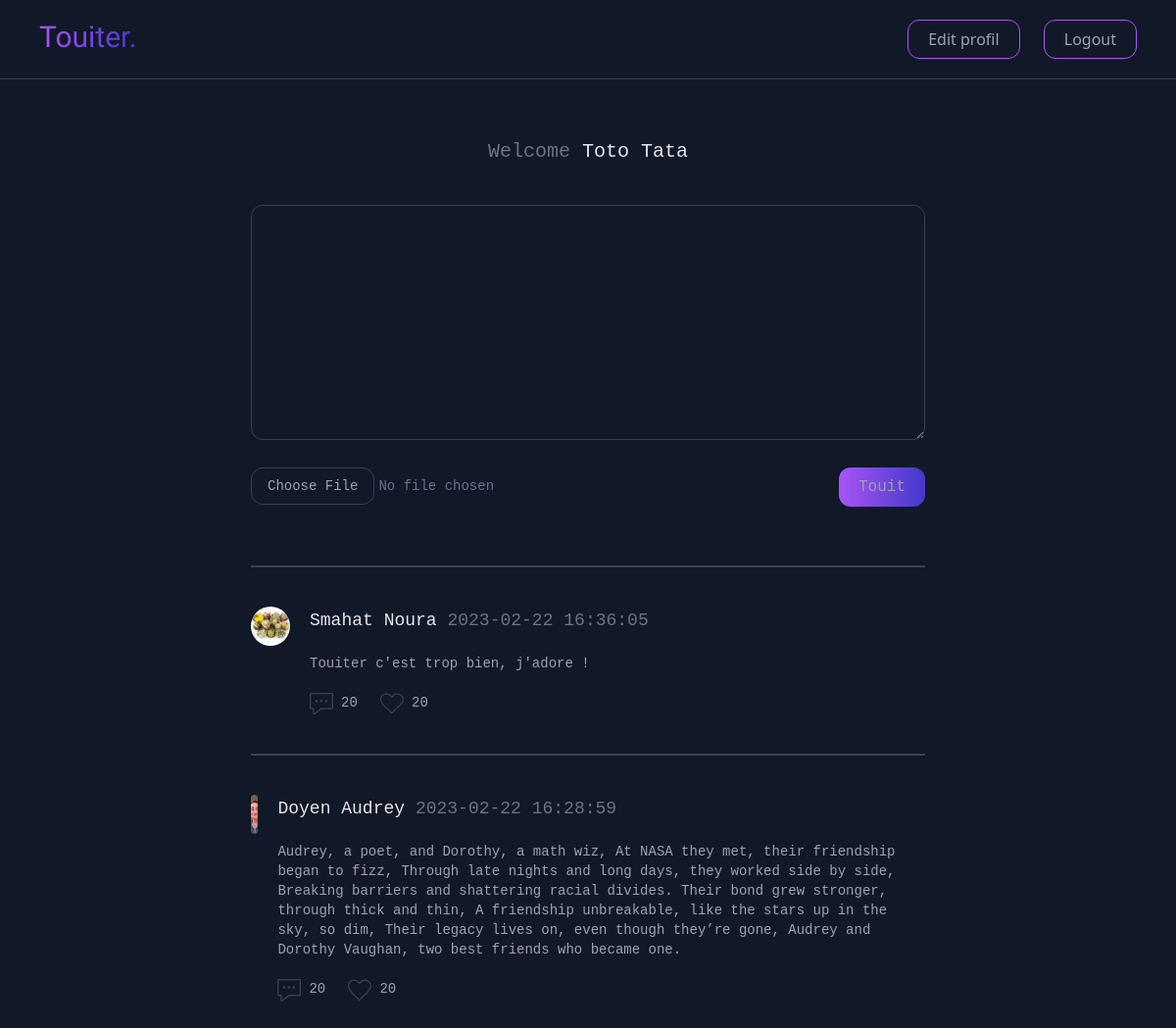
Screenshot of /home.php (signed in) with the database file from the repository.
### tables this page shows
CREATE TABLE `users` (
  `ID` int(4) NOT NULL,
  `EMAIL` text NOT NULL,
  `LASTNAME` text NOT NULL,
  `FIRSTNAME` text NOT NULL,
  `PASSWORD` varchar(255) NOT NULL,
  `AVATAR` varchar(255) DEFAULT NULL
);

CREATE TABLE `messages` (
  `ID` int(45) NOT NULL,
  `ID_USER` int(45) NOT NULL,
  `CONTENT` text NOT NULL,
  `CREATED_AT` datetime NOT NULL DEFAULT CURRENT_TIMESTAMP
);

### home.php (the view, shortened to what this page needs)
<?php
if (isset($_SESSION["connected_id"])) {
  $userId = intval($_SESSION["connected_id"]);
} else {
  header("location:login.php");
  exit();
}
?>
<!DOCTYPE html>
<html lang="en">
<head>
  <script src="https://cdn.tailwindcss.com"></script>
  <link rel="stylesheet" href="./css/index.css" />
</head>
<body class="bg-gray-900">
  <?php
  $mysqli = config();
  $fetchUser = "SELECT * FROM users WHERE ID = '$userId' ";
  $lesInformations = $mysqli->query($fetchUser);
  $user = $lesInformations->fetch_assoc();
  $fetchData = "
  SELECT * FROM messages
  JOIN users ON users.ID = messages.ID_USER
  ORDER BY messages.CREATED_AT DESC
  ";
  ?>
  <header class="flex justify-between px-10 py-5 border-b-[1px] border-b-gray-700">
    <h1 class="mukta text-transparent bg-clip-text bg-gradient-to-r from-purple-500 to-indigo-700 text-3xl bg-gray-900">
    </h1>
    <div>
      <button class="text-center text-gray-400 px-5 h-10 mr-5 rounded-xl focus:outline-none focus:border-purple-500 border-[1px] border-purple-500 transition-transform hover:scale-[1.03] duration-500 ease-out">
        Edit profil
      </button>
      <a href="logout.php"><button class="text-center text-gray-400 px-5 h-10 rounded-xl border-[1px] border-purple-500 focus:outline-none focus:border-purple-500 transition-transform hover:scale-[1.03] duration-500 ease-out">
          Logout
        </button></a>
    </div>
  </header>
  <div class="flex flex-col items-center m-10 font-mono mx-auto px-10 sm:max-w-3xl">
    <p class="text-xl mt-5">
      <span class="text-gray-500">Welcome</span>
      <span class="text-gray-200"><?php echo $user["LASTNAME"] ?></span>
      <span class="text-gray-200"><?php echo $user["FIRSTNAME"] ?></span>
    </p>
    <form action="home.php" method="post" class="w-full m-5 text-gray-400">
      <textarea name="message" class="w-full placeholder-gray-700 mt-5 rounded-xl h-60 bg-gray-900 border border-solid border-gray-700 text-sm p-5 focus:outline-none focus:border-purple-500"></textarea>
      <div class="flex justify-between mt-5">
        <input type="file" name="picture" class="block text-sm text-slate-500 file:py-2 file:px-4 file:rounded-xl file:border file:border-solid file:border-gray-700 file:bg-gray-900 file:text-sm file:text-gray-400 hover:file:bg-violet-100" />
        <button type="submit" class="text-center text-gray-400 px-5 rounded-xl h-10 focus:outline-none focus:border-purple-500 bg-gradient-to-r from-purple-500 to-indigo-700 transition-transform hover:scale-[1.03] duration-500 ease-out">
          Touit
        </button>
      </div>
    </form>
  </div>
  <?php
  $lesInformations = $mysqli->query($fetchData);
  while ($post = $lesInformations->fetch_assoc()) {
  ?>
    <div class="message flex flex-col justify-between mx-auto px-10 text-gray-400 text-sm font-mono sm:max-w-3xl">
      <div class="border-[0.5px] border-solid border-gray-700"></div>
      <div class="flex mt-10">
        <div class="w-10 h-10">
          <img class="rounded-full w-10 h-10 object-cover" src="<?php echo $post["AVATAR"] ?>" alt="" />
        </div>
        <div class="text ml-5">
          <p class="text-lg">
            <span class="text-gray-200"><?php echo $post["LASTNAME"] ?></span>
            <span class="text-gray-200"><?php echo $post["FIRSTNAME"] ?></span>
            <span class="text-gray-500"><?php echo $post["CREATED_AT"] ?></span>
          </p>
          <p class="mt-5">
            <?php echo $post["CONTENT"] ?>
          </p>
          <div class="icons flex mb-10">
            <div class="icon-message flex w-6 mt-5">
              <img src="./img/icon-message.svg" alt="" />
              <p class="ml-2">20</p>
            </div>
            <div class="icon-heart flex w-6 mt-5 ml-12">
              <img src="./img/icon-heart.svg" alt="" />
              <p class="ml-2">20</p>
            </div>
          </div>
        </div>
      </div>
    </div>
  <?php } ?>
</body>
</html>

### css/index.css (style rules this page uses)
.mukta { font-family: "Mukta", sans-serif; }

### rows the page displays
users: LASTNAME "Toto", FIRSTNAME "Tata"
messages: ID_USER.AVATAR (picture), ID_USER.LASTNAME "Smahat", ID_USER.FIRSTNAME "Noura", CREATED_AT "2023-02-22 16:36:05", CONTENT "Touiter c'est trop bien, j'adore !"
messages: ID_USER.AVATAR (picture), ID_USER.LASTNAME "Doyen", ID_USER.FIRSTNAME "Audrey", CREATED_AT "2023-02-22 16:28:59", CONTENT "Audrey, a poet, and Dorothy, a math wiz, At NASA they met, their friendship began to fizz, Through late nights and long days, they worked side by side, Breaking barriers and shattering racial divides. Their bond grew stronger, through thick and thin, A friendship unbreakable, like the stars up in the sky, so dim, Their legacy lives on, even though they’re gone, Audrey and Dorothy Vaughan, two best friends who became one."
